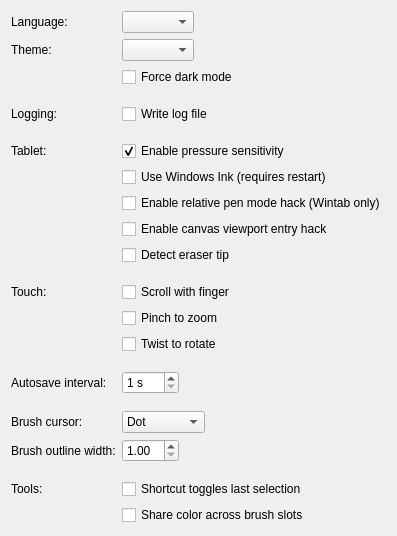
          <widget class="QWidget" name="stackedWidgetPage1">
           <layout class="QFormLayout" name="formLayout_2">
            <property name="fieldGrowthPolicy">
             <enum>QFormLayout::FieldsStayAtSizeHint</enum>
            </property>
            <item row="0" column="0">
             <widget class="QLabel">
              <property name="text">
               <string>Language:</string>
              </property>
             </widget>
            </item>
            <item row="0" column="1">
             <widget class="QComboBox" name="languageBox"/>
            </item>
            <item row="1" column="0">
             <widget class="QLabel">
              <property name="text">
               <string>Theme:</string>
              </property>
             </widget>
            </item>
            <item row="1" column="1">
             <widget class="QComboBox" name="themeChoice"/>
            </item>
            <item row="2" column="1">
             <widget class="QCheckBox" name="darkMode">
              <property name="text">
               <string>Force dark mode</string>
              </property>
             </widget>
            </item>
            <item row="3" column="1">
             <spacer name="verticalSpacer">
              <property name="orientation">
               <enum>Qt::Vertical</enum>
              </property>
              <property name="sizeType">
               <enum>QSizePolicy::Fixed</enum>
              </property>
              <property name="sizeHint" stdset="0">
               <size>
                <width>20</width>
                <height>5</height>
               </size>
              </property>
             </spacer>
            </item>
            <item row="4" column="0">
             <widget class="QLabel">
              <property name="text">
               <string>Logging:</string>
              </property>
             </widget>
            </item>
            <item row="4" column="1">
             <widget class="QCheckBox" name="logfile">
              <property name="text">
               <string>Write log file</string>
              </property>
             </widget>
            </item>
            <item row="5" column="1">
             <spacer>
              <property name="orientation">
               <enum>Qt::Vertical</enum>
              </property>
              <property name="sizeType">
               <enum>QSizePolicy::Fixed</enum>
              </property>
              <property name="sizeHint" stdset="0">
               <size>
                <width>20</width>
                <height>5</height>
               </size>
              </property>
             </spacer>
            </item>
            <item row="6" column="0">
             <widget class="QLabel">
              <property name="text">
               <string>Tablet:</string>
              </property>
             </widget>
            </item>
            <item row="6" column="1">
             <widget class="QCheckBox" name="tabletSupport">
              <property name="text">
               <string>Enable pressure sensitivity</string>
              </property>
              <property name="checked">
               <bool>true</bool>
              </property>
             </widget>
            </item>
            <item row="7" column="1">
             <widget class="QCheckBox" name="windowsink">
              <property name="text">
               <string>Use Windows Ink (requires restart)</string>
              </property>
             </widget>
            </item>
            <item row="8" column="1">
             <widget class="QCheckBox" name="relativePenModeHack">
              <property name="text">
               <string>Enable relative pen mode hack (Wintab only)</string>
              </property>
             </widget>
            </item>
            <item row="9" column="1">
             <widget class="QCheckBox" name="viewportEntryHack">
              <property name="toolTip">
               <string>Enable this workaround if your cursor doesn't update when you move it into the canvas with the tablet pen.</string>
              </property>
              <property name="text">
               <string>Enable canvas viewport entry hack</string>
              </property>
             </widget>
            </item>
            <item row="10" column="1">
             <widget class="QCheckBox" name="tabletEraser">
              <property name="text">
               <string>Detect eraser tip</string>
              </property>
             </widget>
            </item>
            <item row="11" column="1">
             <spacer>
              <property name="orientation">
               <enum>Qt::Vertical</enum>
              </property>
              <property name="sizeType">
               <enum>QSizePolicy::Fixed</enum>
              </property>
              <property name="sizeHint" stdset="0">
               <size>
                <width>20</width>
                <height>5</height>
               </size>
              </property>
             </spacer>
            </item>
            <item row="12" column="0">
             <widget class="QLabel">
              <property name="text">
               <string>Touch:</string>
              </property>
             </widget>
            </item>
            <item row="12" column="1">
             <widget class="QCheckBox" name="touchscroll">
              <property name="text">
               <string>Scroll with finger</string>
              </property>
             </widget>
            </item>
            <item row="13" column="1">
             <widget class="QCheckBox" name="touchpinch">
              <property name="text">
               <string>Pinch to zoom</string>
              </property>
             </widget>
            </item>
            <item row="14" column="1">
             <widget class="QCheckBox" name="touchtwist">
              <property name="text">
               <string>Twist to rotate</string>
              </property>
             </widget>
            </item>
            <item row="15" column="1">
             <spacer>
              <property name="orientation">
               <enum>Qt::Vertical</enum>
              </property>
              <property name="sizeType">
               <enum>QSizePolicy::Fixed</enum>
              </property>
              <property name="sizeHint" stdset="0">
               <size>
                <width>20</width>
                <height>5</height>
               </size>
              </property>
             </spacer>
            </item>
            <item row="16" column="0">
             <widget class="QLabel">
              <property name="text">
               <string>Autosave interval:</string>
              </property>
             </widget>
            </item>
            <item row="16" column="1">
             <widget class="QSpinBox" name="autosaveInterval">
              <property name="suffix">
               <string> s</string>
              </property>
              <property name="minimum">
               <number>1</number>
              </property>
              <property name="maximum">
               <number>300</number>
              </property>
             </widget>
            </item>
            <item row="17" column="1">
             <spacer>
              <property name="orientation">
               <enum>Qt::Vertical</enum>
              </property>
              <property name="sizeType">
               <enum>QSizePolicy::Fixed</enum>
              </property>
              <property name="sizeHint" stdset="0">
               <size>
                <width>20</width>
                <height>5</height>
               </size>
              </property>
             </spacer>
            </item>
            <item row="18" column="0">
             <widget class="QLabel">
              <property name="text">
               <string>Brush cursor:</string>
              </property>
             </widget>
            </item>
            <item row="18" column="1">
             <widget class="QComboBox" name="brushCursorBox">
              <item>
               <property name="text">
                <string>Dot</string>
               </property>
              </item>
              <item>
               <property name="text">
                <string>Crosshair</string>
               </property>
              </item>
              <item>
               <property name="text">
                <string>Arrow</string>
               </property>
              </item>
             </widget>
            </item>
            <item row="19" column="0">
             <widget class="QLabel">
              <property name="text">
               <string>Brush outline width:</string>
              </property>
             </widget>
            </item>
            <item row="19" column="1">
             <widget class="QDoubleSpinBox" name="brushOutlineWidth">
              <property name="minimum">
               <double>1.000000000000000</double>
              </property>
              <property name="maximum">
               <double>25.000000000000000</double>
              </property>
              <property name="singleStep">
               <double>0.500000000000000</double>
              </property>
             </widget>
            </item>
            <item row="20" column="1">
             <spacer>
              <property name="orientation">
               <enum>Qt::Vertical</enum>
              </property>
              <property name="sizeType">
               <enum>QSizePolicy::Fixed</enum>
              </property>
              <property name="sizeHint" stdset="0">
               <size>
                <width>20</width>
                <height>5</height>
               </size>
              </property>
             </spacer>
            </item>
            <item row="21" column="0">
             <widget class="QLabel">
              <property name="text">
               <string>Tools:</string>
              </property>
             </widget>
            </item>
            <item row="21" column="1">
             <widget class="QCheckBox" name="toolToggleShortcut">
              <property name="text">
               <string>Shortcut toggles last selection</string>
              </property>
             </widget>
            </item>
            <item row="22" column="1">
             <widget class="QCheckBox" name="shareBrushSlotColor">
              <property name="text">
               <string>Share color across brush slots</string>
              </property>
             </widget>
            </item>
           </layout>
          </widget>
